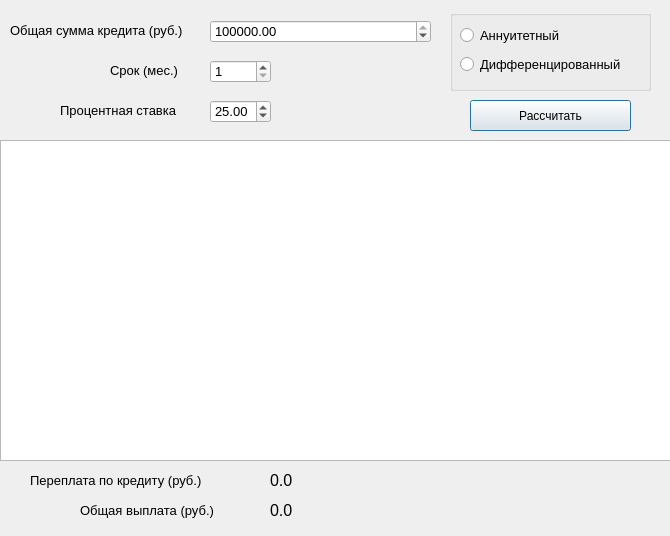
<?xml version="1.0" encoding="UTF-8"?>
<ui version="4.0">
 <class>credit_calc</class>
 <widget class="QDialog" name="credit_calc">
  <property name="geometry">
   <rect>
    <x>0</x>
    <y>0</y>
    <width>670</width>
    <height>536</height>
   </rect>
  </property>
  <property name="windowTitle">
   <string>credit_calc</string>
  </property>
  <widget class="QLabel" name="label">
   <property name="geometry">
    <rect>
     <x>10</x>
     <y>20</y>
     <width>191</width>
     <height>21</height>
    </rect>
   </property>
   <property name="font">
    <font>
     <pointsize>10</pointsize>
    </font>
   </property>
   <property name="text">
    <string>Общая сумма кредита (руб.)</string>
   </property>
  </widget>
  <widget class="QLabel" name="label_2">
   <property name="geometry">
    <rect>
     <x>110</x>
     <y>60</y>
     <width>81</width>
     <height>21</height>
    </rect>
   </property>
   <property name="font">
    <font>
     <pointsize>10</pointsize>
    </font>
   </property>
   <property name="text">
    <string>Срок (мес.)</string>
   </property>
  </widget>
  <widget class="QLabel" name="label_3">
   <property name="geometry">
    <rect>
     <x>60</x>
     <y>100</y>
     <width>141</width>
     <height>21</height>
    </rect>
   </property>
   <property name="font">
    <font>
     <pointsize>10</pointsize>
    </font>
   </property>
   <property name="text">
    <string>Процентная ставка</string>
   </property>
  </widget>
  <widget class="QDoubleSpinBox" name="doubleSpinBox">
   <property name="geometry">
    <rect>
     <x>210</x>
     <y>20</y>
     <width>221</width>
     <height>23</height>
    </rect>
   </property>
   <property name="font">
    <font>
     <pointsize>10</pointsize>
    </font>
   </property>
   <property name="maximum">
    <double>100000000.000000000000000</double>
   </property>
   <property name="value">
    <double>300000.000000000000000</double>
   </property>
  </widget>
  <widget class="QDoubleSpinBox" name="doubleSpinBox_3">
   <property name="geometry">
    <rect>
     <x>210</x>
     <y>100</y>
     <width>61</width>
     <height>23</height>
    </rect>
   </property>
   <property name="font">
    <font>
     <pointsize>10</pointsize>
    </font>
   </property>
   <property name="value">
    <double>25.000000000000000</double>
   </property>
  </widget>
  <widget class="QGroupBox" name="groupBox">
   <property name="geometry">
    <rect>
     <x>450</x>
     <y>10</y>
     <width>201</width>
     <height>81</height>
    </rect>
   </property>
   <property name="title">
    <string/>
   </property>
   <widget class="QRadioButton" name="annuity_Button">
    <property name="geometry">
     <rect>
      <x>10</x>
      <y>10</y>
      <width>111</width>
      <height>31</height>
     </rect>
    </property>
    <property name="font">
     <font>
      <pointsize>10</pointsize>
     </font>
    </property>
    <property name="text">
     <string>Аннуитетный</string>
    </property>
   </widget>
   <widget class="QRadioButton" name="differentiated_Button">
    <property name="geometry">
     <rect>
      <x>10</x>
      <y>39</y>
      <width>181</width>
      <height>31</height>
     </rect>
    </property>
    <property name="font">
     <font>
      <pointsize>10</pointsize>
     </font>
    </property>
    <property name="text">
     <string>Дифференцированный</string>
    </property>
   </widget>
  </widget>
  <widget class="QLabel" name="overpayment_on_loan_name">
   <property name="geometry">
    <rect>
     <x>30</x>
     <y>470</y>
     <width>231</width>
     <height>21</height>
    </rect>
   </property>
   <property name="font">
    <font>
     <pointsize>10</pointsize>
    </font>
   </property>
   <property name="text">
    <string>Переплата по кредиту (руб.)</string>
   </property>
  </widget>
  <widget class="QLabel" name="total_payout_name">
   <property name="geometry">
    <rect>
     <x>80</x>
     <y>500</y>
     <width>191</width>
     <height>21</height>
    </rect>
   </property>
   <property name="font">
    <font>
     <pointsize>10</pointsize>
    </font>
   </property>
   <property name="text">
    <string>Общая выплата (руб.)</string>
   </property>
  </widget>
  <widget class="QPushButton" name="button_calculation">
   <property name="geometry">
    <rect>
     <x>470</x>
     <y>100</y>
     <width>161</width>
     <height>31</height>
    </rect>
   </property>
   <property name="text">
    <string>Рассчитать</string>
   </property>
  </widget>
  <widget class="QTableView" name="tableView">
   <property name="geometry">
    <rect>
     <x>0</x>
     <y>140</y>
     <width>671</width>
     <height>321</height>
    </rect>
   </property>
  </widget>
  <widget class="QSpinBox" name="spinBox">
   <property name="geometry">
    <rect>
     <x>210</x>
     <y>60</y>
     <width>61</width>
     <height>23</height>
    </rect>
   </property>
   <property name="font">
    <font>
     <pointsize>10</pointsize>
    </font>
   </property>
   <property name="minimum">
    <number>1</number>
   </property>
   <property name="maximum">
    <number>600</number>
   </property>
  </widget>
  <widget class="QLabel" name="overpayment">
   <property name="geometry">
    <rect>
     <x>270</x>
     <y>470</y>
     <width>381</width>
     <height>21</height>
    </rect>
   </property>
   <property name="font">
    <font>
     <pointsize>12</pointsize>
    </font>
   </property>
   <property name="text">
    <string>0.0</string>
   </property>
  </widget>
  <widget class="QLabel" name="payout">
   <property name="geometry">
    <rect>
     <x>270</x>
     <y>500</y>
     <width>381</width>
     <height>21</height>
    </rect>
   </property>
   <property name="font">
    <font>
     <pointsize>12</pointsize>
    </font>
   </property>
   <property name="text">
    <string>0.0</string>
   </property>
  </widget>
 </widget>
 <resources/>
 <connections/>
</ui>
